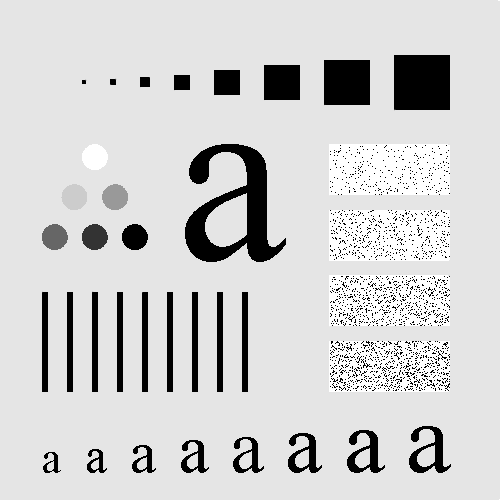
%> input picture lab6/plansza.bmp, 500 x 500 px
$ octave zad1.m   (GNU Octave 9; MATLAB toolbox functions it lacks are replaced by stand-ins)
%> lines starting %> are read from the running program, lines starting %| are printed output that depends on the picture
% Jaku Adamczyk
%% Preparation
clear;
clc;
close all;

%% imread
plansza = imread('plansza.bmp');
%> plansza is the input picture: size 500x500 uint8; min 0, max 255, mean 207.4

averageFilter = fspecial('average');

mask = [1 2 1; 2 4 2; 1 2 1];
mask = mask / sum(sum(mask));

gaussianFilter = fspecial('gaussian', [5 5], 0.5);

%% Average
figure;
subplot(2, 2, 1);
imshow(plansza);
title("original");
subplot(2, 2, 2);
imshow(uint8(conv2(plansza, averageFilter, 'same')));
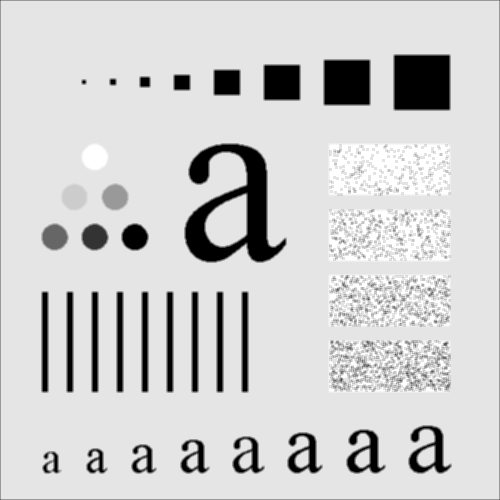
%> displayed picture: size 500x500, on the screen's scale of 0 to 255; min 0, max 255, mean 206.8
title("average");

subplot(2, 2, 3);
imshow(uint8(conv2(plansza, mask, 'same')));
title("mask");

subplot(2, 2, 4);
imshow(imabsdiff(plansza, uint8(conv2(plansza ,averageFilter, 'same'))));
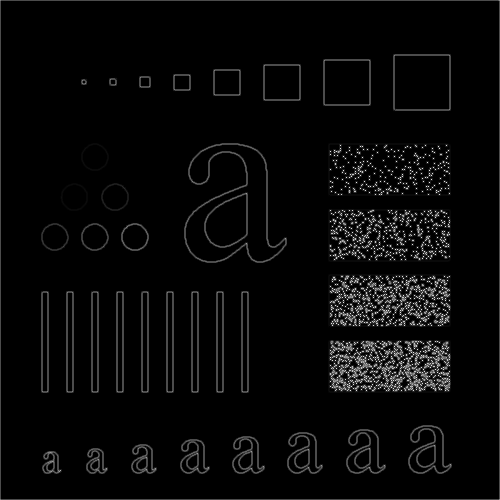
%> displayed picture: size 500x500, on the screen's scale of 0 to 255; min 0, max 227, mean 8.6
title('diff');

%% Gaussian mask
figure;
subplot(2, 2, 1);
mesh(fspecial('gaussian', [5 5], 0.5));
subplot(2, 2, 2);
mesh(fspecial('gaussian', [5 5], 3));
subplot(2, 2, 3);
mesh(fspecial('gaussian', [5 5], 6));
subplot(2, 2, 4);
mesh(fspecial('gaussian', [5 5], 7));
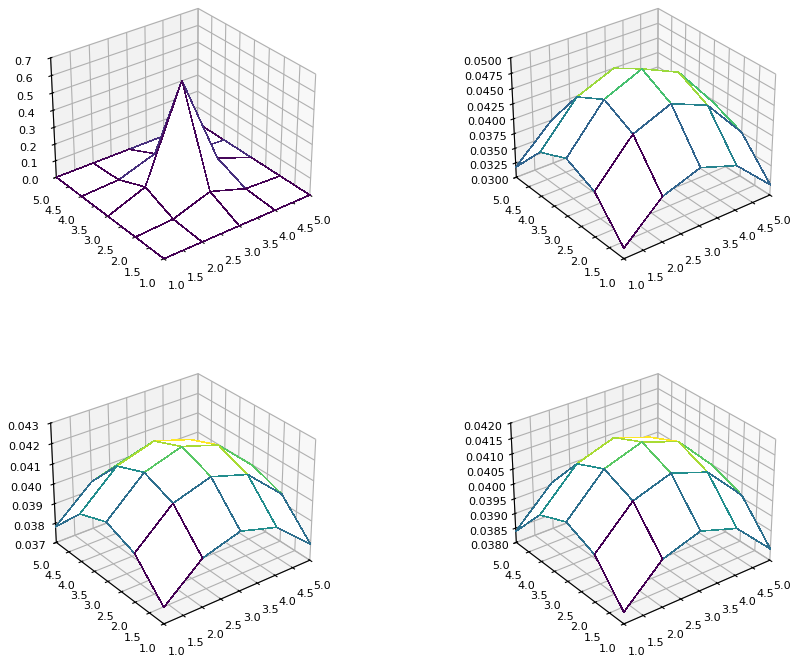
%> figure redrawn from the program's plot data, 4 panels
